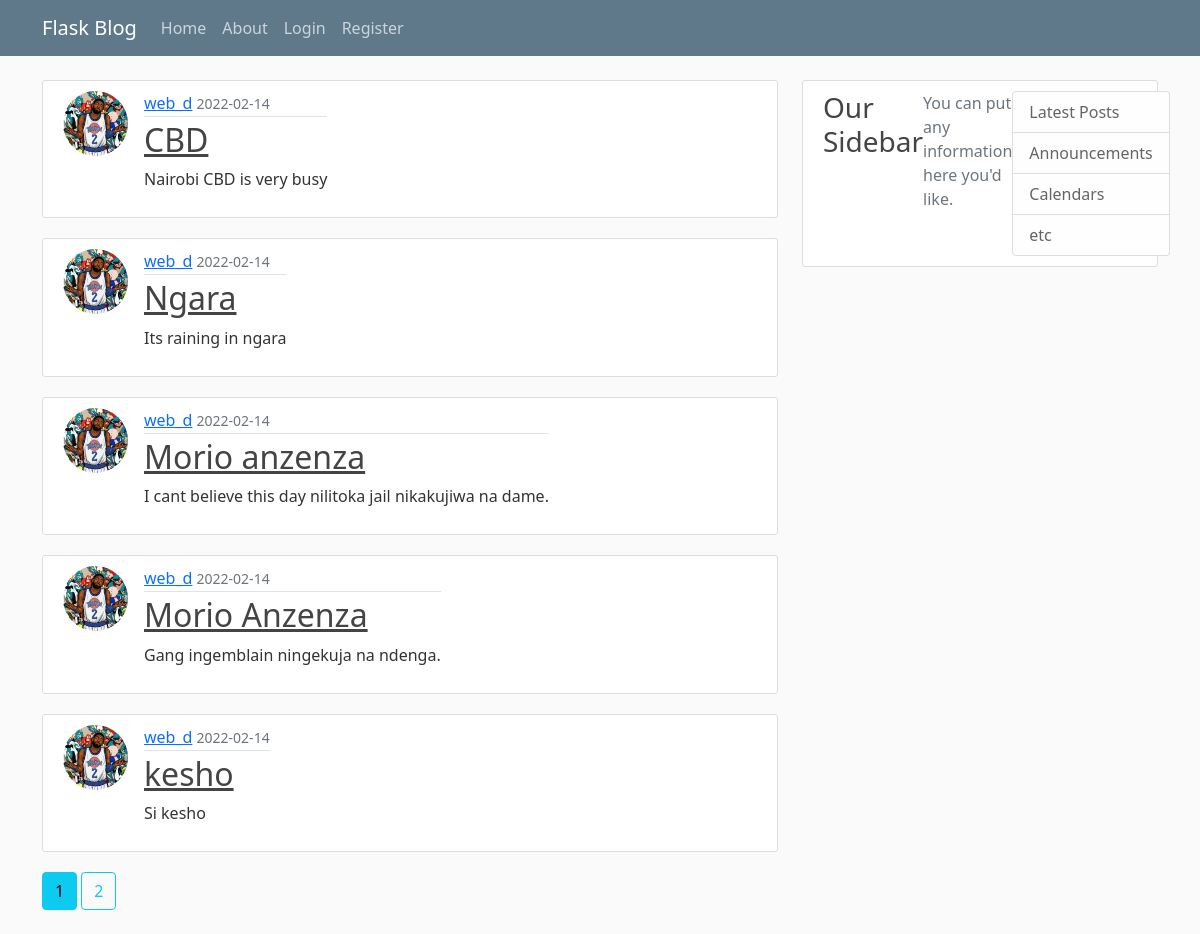
Page /home on the earlier database version.
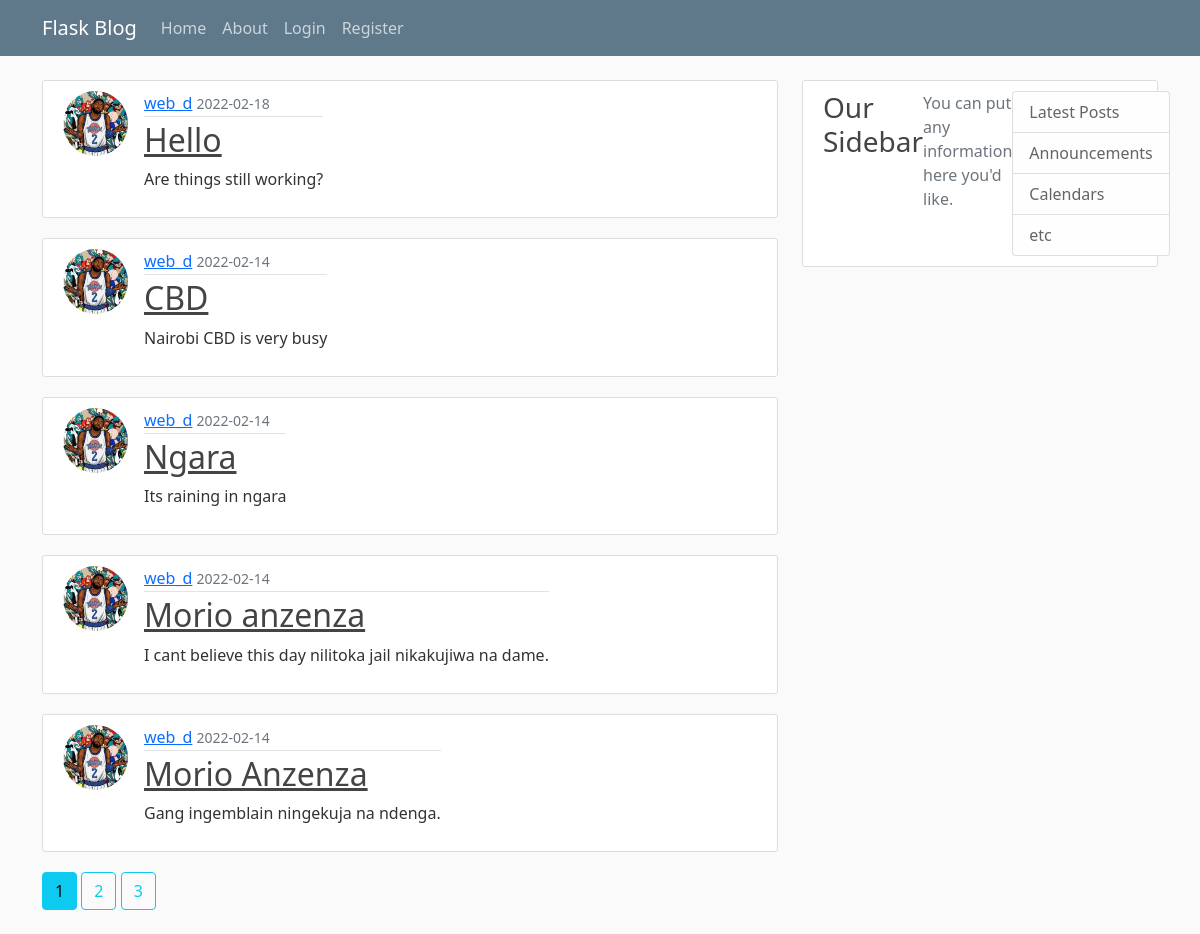
Same page on the later database version.
### flaskblog/posts/models.py (models this page shows, shortened)
class Post(db.Model):
    id = db.Column(db.Integer, primary_key=True)
    title = db.Column(db.String(100), nullable=False)
    date_posted = db.Column(db.DateTime, nullable=False, default=datetime.utcnow)
    content = db.Column(db.Text, nullable=False)
    user_id = db.Column(db.Integer, db.ForeignKey('user.id'), nullable=False)

### flaskblog/users/models.py (models this page shows, shortened)
class User(db.Model, UserMixin):
    id = db.Column(db.Integer, primary_key=True)
    username = db.Column(db.String(20), unique=True, nullable=False)
    email = db.Column(db.String(120), unique=True, nullable=False)
    image_file = db.Column(db.String(20), nullable=False, default='default.jpg')
    password = db.Column(db.String(60), nullable=False)
    posts = db.relationship('Post', backref='author', lazy=True)

### flaskblog/main/routes.py (the view)
@main.route('/')
@main.route('/home')
def home():
    page = request.args.get('page', 1, type=int)
    posts = Post.query.order_by(Post.date_posted.desc()).paginate(page=page, per_page=5)
    return render_template('home.html', posts=posts)

### flaskblog/templates/home.html
{% extends 'layout.html' %}
{% block content %}
    {% for post in posts.items %}
    <article class="media content-section">
      <div>
        <img src="{{ url_for('static', filename='profile_pics/' + post.author.image_file) }}" alt="profile-pic" class="rounded-circle article-img">
      </div>
      <div class="media-body">
        <div class="article-metadata">
          <a class="mr-2" href="{{ url_for('users.account', username=post.author.username) }}">{{ post.author.username }}</a>
          <small class="text-muted">{{ post.date_posted.strftime('%Y-%m-%d') }}</small>
        </div>
        <h2><a class="article-title" href="{{ url_for('posts.post', post_id=post.id) }}">{{ post.title }}</a></h2>
        <p class="article-content">{{ post.content }}</p>
      </div>
    </article>
    {% endfor %}
    {% for page_num in posts.iter_pages(left_edge=1, right_edge=1, left_current=1, right_current=2) %}
      {% if page_num %}
        {% if page_num == posts.page %}
          <a href="{{ url_for('main.home', page=page_num) }}" class="btn btn-info mb-4">{{page_num}}</a>
        {% else %}
          <a href="{{ url_for('main.home', page=page_num) }}" class="btn btn-outline-info mb-4">{{page_num}}</a>
        {% endif %}
      {% else %}
        ...
      {% endif %}
    {% endfor %}
{% endblock %}

Differences in the rows shown:
no longer on this page (row unchanged): Post: image_file (picture), author.username "web_d", date_posted "2022-02-14", title "kesho", content "Si kesho"
added Post: image_file (picture), author.username "web_d", date_posted "2022-02-18", title "Hello", content "Are things still working?"
Other differences:
new list line: "3"
